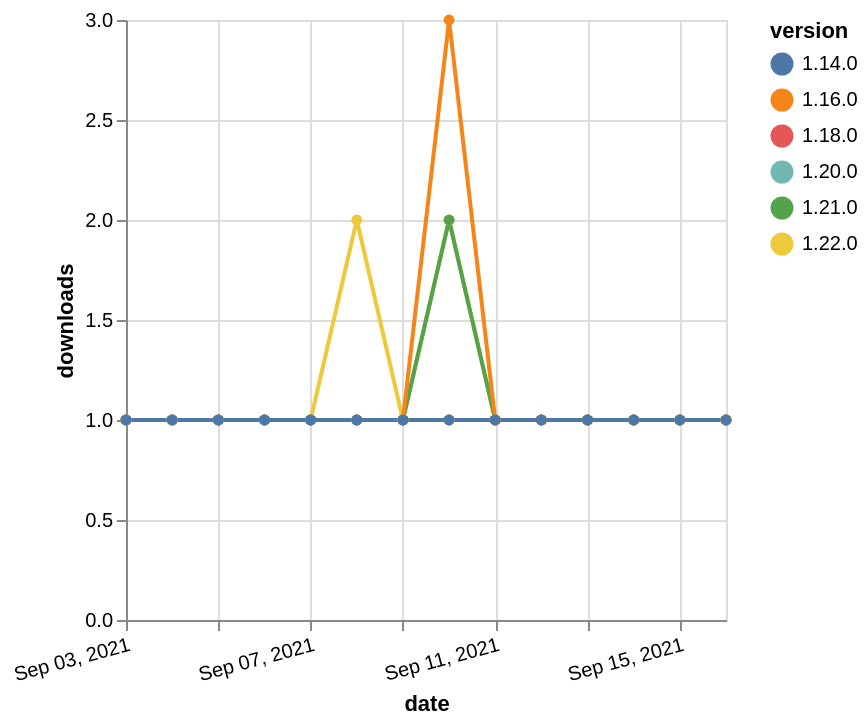

Describe this chart as a Vega-Lite specification.
### Vega-Lite specification from a JSON file in a GitHub repository (floating-point values rounded to 4 significant figures)
{"$schema": "https://vega.github.io/schema/vega-lite/v5.json", "description": "A simple bar chart with embedded data.", "data": {"values": [{"date": "2021-09-03", "total": 181, "delta": 1, "version": "1.18.0"}, {"date": "2021-09-04", "total": 182, "delta": 1, "version": "1.18.0"}, {"date": "2021-09-05", "total": 183, "delta": 1, "version": "1.18.0"}, {"date": "2021-09-06", "total": 184, "delta": 1, "version": "1.18.0"}, {"date": "2021-09-07", "total": 185, "delta": 1, "version": "1.18.0"}, {"date": "2021-09-08", "total": 186, "delta": 1, "version": "1.18.0"}, {"date": "2021-09-09", "total": 187, "delta": 1, "version": "1.18.0"}, {"date": "2021-09-10", "total": 188, "delta": 1, "version": "1.18.0"}, {"date": "2021-09-11", "total": 189, "delta": 1, "version": "1.18.0"}, {"date": "2021-09-12", "total": 190, "delta": 1, "version": "1.18.0"}, {"date": "2021-09-13", "total": 191, "delta": 1, "version": "1.18.0"}, {"date": "2021-09-14", "total": 192, "delta": 1, "version": "1.18.0"}, {"date": "2021-09-15", "total": 193, "delta": 1, "version": "1.18.0"}, {"date": "2021-09-16", "total": 194, "delta": 1, "version": "1.18.0"}, {"date": "2021-09-03", "total": 157, "delta": 1, "version": "1.22.0"}, {"date": "2021-09-04", "total": 158, "delta": 1, "version": "1.22.0"}, {"date": "2021-09-05", "total": 159, "delta": 1, "version": "1.22.0"}, {"date": "2021-09-06", "total": 160, "delta": 1, "version": "1.22.0"}, {"date": "2021-09-07", "total": 161, "delta": 1, "version": "1.22.0"}, {"date": "2021-09-08", "total": 163, "delta": 2, "version": "1.22.0"}, {"date": "2021-09-09", "total": 164, "delta": 1, "version": "1.22.0"}, {"date": "2021-09-10", "total": 166, "delta": 2, "version": "1.22.0"}, {"date": "2021-09-11", "total": 167, "delta": 1, "version": "1.22.0"}, {"date": "2021-09-12", "total": 168, "delta": 1, "version": "1.22.0"}, {"date": "2021-09-13", "total": 169, "delta": 1, "version": "1.22.0"}, {"date": "2021-09-14", "total": 170, "delta": 1, "version": "1.22.0"}, {"date": "2021-09-15", "total": 171, "delta": 1, "version": "1.22.0"}, {"date": "2021-09-16", "total": 172, "delta": 1, "version": "1.22.0"}, {"date": "2021-09-03", "total": 149, "delta": 1, "version": "1.20.0"}, {"date": "2021-09-04", "total": 150, "delta": 1, "version": "1.20.0"}, {"date": "2021-09-05", "total": 151, "delta": 1, "version": "1.20.0"}, {"date": "2021-09-06", "total": 152, "delta": 1, "version": "1.20.0"}, {"date": "2021-09-07", "total": 153, "delta": 1, "version": "1.20.0"}, {"date": "2021-09-08", "total": 154, "delta": 1, "version": "1.20.0"}, {"date": "2021-09-09", "total": 155, "delta": 1, "version": "1.20.0"}, {"date": "2021-09-10", "total": 156, "delta": 1, "version": "1.20.0"}, {"date": "2021-09-11", "total": 157, "delta": 1, "version": "1.20.0"}, {"date": "2021-09-12", "total": 158, "delta": 1, "version": "1.20.0"}, {"date": "2021-09-13", "total": 159, "delta": 1, "version": "1.20.0"}, {"date": "2021-09-14", "total": 160, "delta": 1, "version": "1.20.0"}, {"date": "2021-09-15", "total": 161, "delta": 1, "version": "1.20.0"}, {"date": "2021-09-16", "total": 162, "delta": 1, "version": "1.20.0"}, {"date": "2021-09-03", "total": 135, "delta": 1, "version": "1.21.0"}, {"date": "2021-09-04", "total": 136, "delta": 1, "version": "1.21.0"}, {"date": "2021-09-05", "total": 137, "delta": 1, "version": "1.21.0"}, {"date": "2021-09-06", "total": 138, "delta": 1, "version": "1.21.0"}, {"date": "2021-09-07", "total": 139, "delta": 1, "version": "1.21.0"}, {"date": "2021-09-08", "total": 140, "delta": 1, "version": "1.21.0"}, {"date": "2021-09-09", "total": 141, "delta": 1, "version": "1.21.0"}, {"date": "2021-09-10", "total": 143, "delta": 2, "version": "1.21.0"}, {"date": "2021-09-11", "total": 144, "delta": 1, "version": "1.21.0"}, {"date": "2021-09-12", "total": 145, "delta": 1, "version": "1.21.0"}, {"date": "2021-09-13", "total": 146, "delta": 1, "version": "1.21.0"}, {"date": "2021-09-14", "total": 147, "delta": 1, "version": "1.21.0"}, {"date": "2021-09-15", "total": 148, "delta": 1, "version": "1.21.0"}, {"date": "2021-09-16", "total": 149, "delta": 1, "version": "1.21.0"}, {"date": "2021-09-03", "total": 299, "delta": 1, "version": "1.16.0"}, {"date": "2021-09-04", "total": 300, "delta": 1, "version": "1.16.0"}, {"date": "2021-09-05", "total": 301, "delta": 1, "version": "1.16.0"}, {"date": "2021-09-06", "total": 302, "delta": 1, "version": "1.16.0"}, {"date": "2021-09-07", "total": 303, "delta": 1, "version": "1.16.0"}, {"date": "2021-09-08", "total": 304, "delta": 1, "version": "1.16.0"}, {"date": "2021-09-09", "total": 305, "delta": 1, "version": "1.16.0"}, {"date": "2021-09-10", "total": 308, "delta": 3, "version": "1.16.0"}, {"date": "2021-09-11", "total": 309, "delta": 1, "version": "1.16.0"}, {"date": "2021-09-12", "total": 310, "delta": 1, "version": "1.16.0"}, {"date": "2021-09-13", "total": 311, "delta": 1, "version": "1.16.0"}, {"date": "2021-09-14", "total": 312, "delta": 1, "version": "1.16.0"}, {"date": "2021-09-15", "total": 313, "delta": 1, "version": "1.16.0"}, {"date": "2021-09-16", "total": 314, "delta": 1, "version": "1.16.0"}, {"date": "2021-09-03", "total": 224, "delta": 1, "version": "1.14.0"}, {"date": "2021-09-04", "total": 225, "delta": 1, "version": "1.14.0"}, {"date": "2021-09-05", "total": 226, "delta": 1, "version": "1.14.0"}, {"date": "2021-09-06", "total": 227, "delta": 1, "version": "1.14.0"}, {"date": "2021-09-07", "total": 228, "delta": 1, "version": "1.14.0"}, {"date": "2021-09-08", "total": 229, "delta": 1, "version": "1.14.0"}, {"date": "2021-09-09", "total": 230, "delta": 1, "version": "1.14.0"}, {"date": "2021-09-10", "total": 231, "delta": 1, "version": "1.14.0"}, {"date": "2021-09-11", "total": 232, "delta": 1, "version": "1.14.0"}, {"date": "2021-09-12", "total": 233, "delta": 1, "version": "1.14.0"}, {"date": "2021-09-13", "total": 234, "delta": 1, "version": "1.14.0"}, {"date": "2021-09-14", "total": 235, "delta": 1, "version": "1.14.0"}, {"date": "2021-09-15", "total": 236, "delta": 1, "version": "1.14.0"}, {"date": "2021-09-16", "total": 237, "delta": 1, "version": "1.14.0"}]}, "width": "container", "mark": {"type": "line", "point": {"filled": true}}, "encoding": {"x": {"field": "date", "type": "temporal", "timeUnit": "yearmonthdate", "title": "date", "axis": {"labelAngle": -15}}, "y": {"field": "delta", "type": "quantitative", "title": "downloads"}, "color": {"field": "version", "type": "nominal"}, "tooltip": {"field": "delta"}}}
